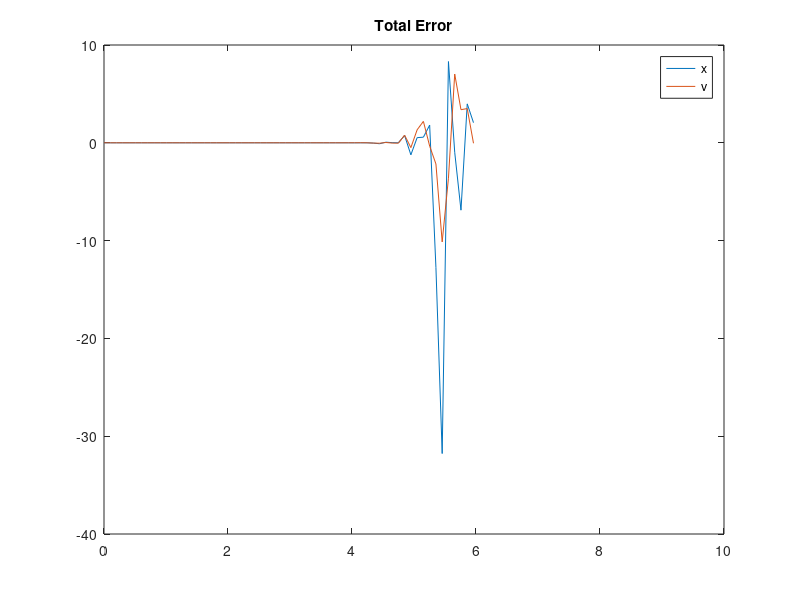

This chart was generated by the following MATLAB code:
k_max = 100;
t = linspace(0,10,k_max);
s = [10*sin(t); 10*cos(t)];  % s(k) is the state at step k
u = [[0;0],  s(:,2:end) - s(:,1:(end-1))]; % u(k) is the controls that go from state k-1 to state k
z = [[0;0],  s(:,2:end)]; % u(k) is the measurments at step k

R = [0, 0;
	 0, 0]; % process noise
Q = [0, 0;
	 0, 0]; % measurment noise

mu = s(:,1);
Sigma = [1, 0;
		 0, 1 ];


for k = 2:k_max

	deltaT = t(k) - t(k-1);
	A = [1, deltaT;
		 0, 1		];
	B = [0 ;
		 1  ];
	C = [1, 0;
		 0, 1 ];

	muPrev = mu(:,(k-1));
	SigmaPrev = Sigma( :, (2*k-3):(2*k-2) );
	u_k = u(k);
	z_k = z(:,k);

	muPriori = A * muPrev + B * u_k;
	SigmaPriori = A * SigmaPrev * A' + R;

	K = SigmaPriori * C' * (C * SigmaPriori * C' + Q)^(-1);
	muNew = muPriori + K * (z_k - C * muPriori);
	SigmaNew = (I - K * C) * SigmaPrev;

	mu(:,k) = muNew;
	Sigma( :, (2*k-1):(2*k) ) = SigmaNew;
end

stateErr = mu - s;
plot(t, stateErr(1,:), ";x;", t, stateErr(2,:), ";v;");
title('Total Error');


